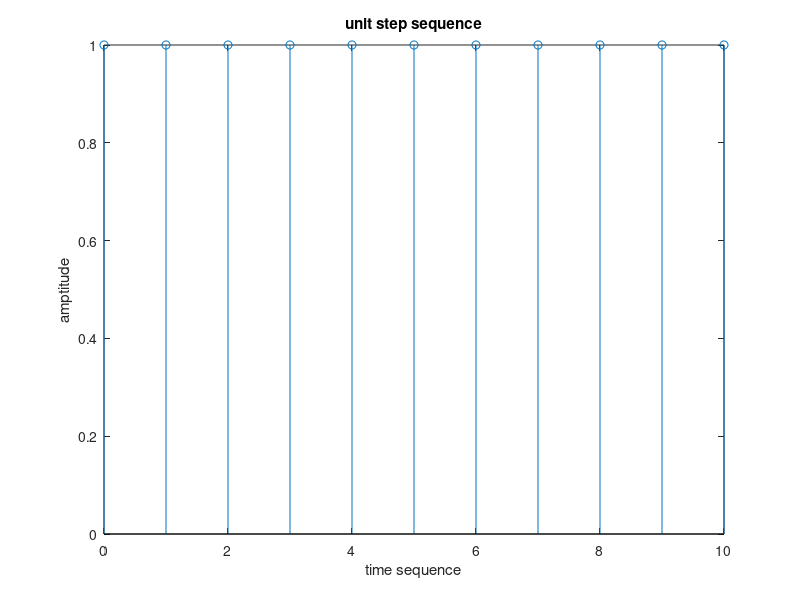

Reproduce this figure in MATLAB.
n = 0 : 10;

u = [ ones(1, 11) ];

stem(n, u);
xlabel('time sequence');
ylabel('amptitude');
title('unit step sequence');